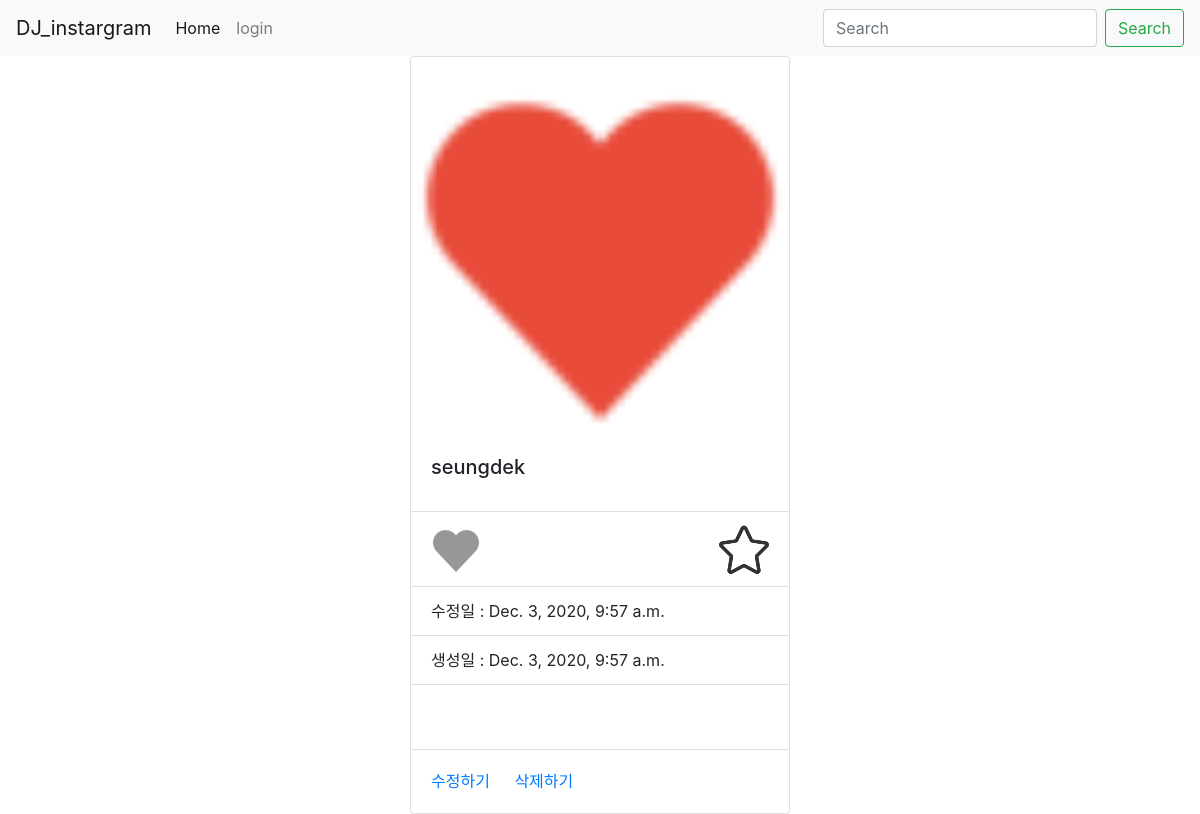
The app's page /detail/6 with its own data.
### photo/models.py (models this page shows, shortened)
class Photo(models.Model):
    author = models.ForeignKey(User, on_delete=models.CASCADE,related_name='user')
    text=models.TextField(blank=True)
    image=models.ImageField(upload_to='imeline_photo/%Y/%m/%d')
    created=models.DateTimeField(auto_now_add=True)
    updated=models.DateTimeField(auto_now=True)
    like=models.ManyToManyField(User,related_name='like_post',blank=True)
    favorite=models.ManyToManyField(User,related_name='favorite_post',blank=True)
    class Meta:
        ordering=['-created']

### photo/views.py (the view)
# urls.py: path("detail/<int:pk>",PhotoDetail.as_view(),name='detail'),
class PhotoDetail(DeleteView):
    model = Photo
    template_name_suffix='_detail'

### photo/templates/photo/photo_detail.html (shortened to what this page needs)
{% extends 'base.html' %}
{% block content %}
<div class="row">
        <div class="col"></div>
        <div class="col-12 col-xl-4 col-md-4">
            <div class="card">
                <img src="{{ object.image.url}}" class="card-img-top" alt="...">
                <div class="card-body">
                    <h5 class="card-title">{{ object.author }}</h5>
                </div>
                <ul class="list-group list-group-flush">
                    <li class="list-group-item">
                        <a href="{% url 'photo:like' object.id %}" class="float-left btn-like {% if user in object.like.all %} active {% endif %}">좋아요!</a>
                         <a href="{% url 'photo:favorite' object.id %}" class="float-right btn-favorite {% if user in object.favorite.all %} active {% endif %}">저장하기!</a>
                    </li>
                    <li class="list-group-item">수정일 : {{ object.updated }}</li>
                    <li class="list-group-item">생성일 : {{ object.created }}</li>
                    <li class="list-group-item">
                        {% load disqus_tags %}
                        <div class="card-body">
                        </div>
                    </li>
                </ul>
                <div class="card-body">
                    <a href="{% url 'photo:update' object.id %}" class="card-link">수정하기</a>
                    <a href="{% url 'photo:delete' object.id %}" class="card-link">삭제하기</a>
                </div>
            </div>
        </div>
        <div class="col"></div>
</div>
{% endblock %}

### records on screen
Photo: image (picture), author "seungdek", updated "Dec. 3, 2020, 9:57 a.m.", created "Dec. 3, 2020, 9:57 a.m."
